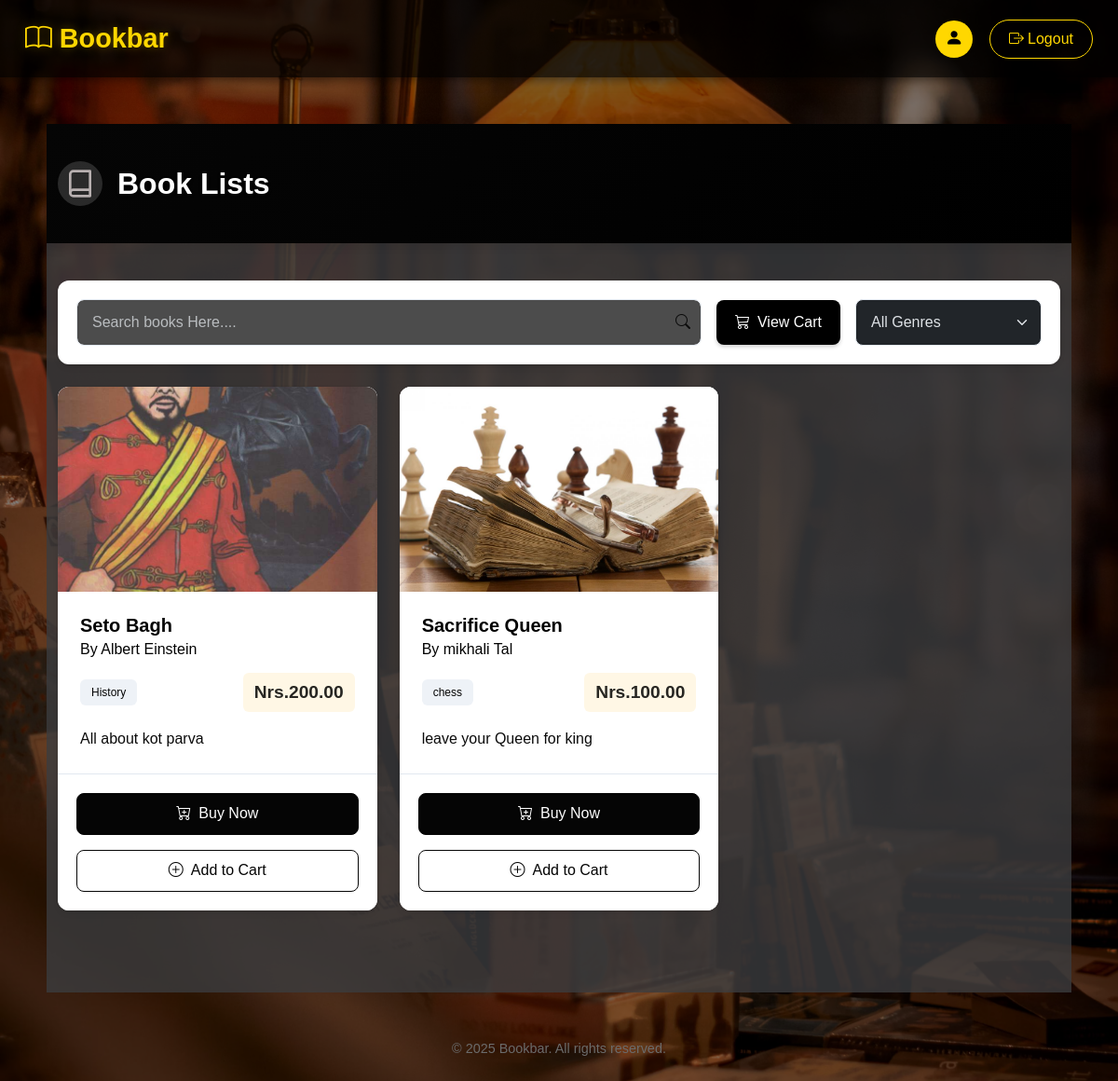
Page /product/book_list/ (signed in) on the committed database.
### product/models.py (models this page shows, shortened)
class Book(models.Model):
    Title= models.CharField(max_length=25)
    Author= models.ForeignKey(Author, on_delete=models.CASCADE)
    Descriptions= models.TextField()
    Genere= models.CharField(max_length=15)
    Price =models.DecimalField(max_digits=6 , decimal_places=2)
    Cover_Page= models.ImageField(upload_to='image/')

class Author(models.Model):
    Name= models.CharField(max_length=100)
    DOB= models.DateField(blank=True, null=True)
    Education= models.CharField(max_length=250)

### product/views.py (the view)
# urls.py: path('book_list/', views.book_list, name='book_list'),
@login_required
def book_list(request):
    book = Book.objects.all()
    return render(request,'book_list.html', {'book': book})

### product/templates/book_list.html (shortened to what this page needs)
{% extends 'base.html' %}
{% block content %}
<div class="book-list-container">
    <div class="header-section">
        <div class="container">
            <div class="d-flex justify-content-between align-items-center flex-wrap">
                <div class="header-title">
                    <div class="brand-logo">
                    </div>
                    <h1>Book Lists</h1>
                </div>
            </div>
        </div>
    </div>
    <div class="container main-content">
        {% if book %}
            <div class="book-filter-section mb-4">
                <div class="search-box">
                    <input type="text" id="bookSearch" class="form-control" placeholder="Search books Here....">
                    <i class="bi bi-search search-icon"></i>
                </div>
                {% if user.is_authenticated and not user.is_superuser %}
                <div class="view-cart-container">
                    <a href="{% url 'view_cart' %}" class="btn view-cart-btn">
                        <i class="bi bi-cart3 me-2"></i>View Cart
                    </a>
                </div>
                {% endif %}
                <div class="filter-options">
                    <select class="form-select" id="genreFilter">
                        <option value="">All Genres</option>
                    </select>
                </div>
            </div>
            <div class="row row-cols-1 row-cols-md-2 row-cols-lg-3 g-4 book-grid">
                {% for b in book %}
                    <div class="col book-item" data-title="{{ b.Title|lower }}" data-genre="{{ b.Genere|lower }}">
                        <div class="card h-100 book-card">
                            <div class="book-cover-container">
                                {% if b.Cover_Page %}
                                    <img src="{{ b.Cover_Page.url }}" class="card-img-top book-cover" alt="{{ b.Title }}">
                                {% else %}
                                    <div class="no-cover">
                                        <i class="bi bi-book"></i>
                                        <span>No Cover</span>
                                    </div>
                                {% endif %}
                            </div>
                            <div class="card-body">
                                <h5 class="card-title">{{ b.Title }}</h5>
                                <h6 class="card-subtitle mb-2 author-name">By {{ b.Author.Name }}</h6>
                                <div class="book-details">
                                    <span class="badge genre-badge">{{ b.Genere }}</span>
                                    <span class="price-tag">Nrs.{{ b.Price }}</span>
                                </div>
                                <p class="card-text description">{{ b.Descriptions }}</p>
                            </div>
                            <div class="card-footer">
                                {% if user.is_authenticated %}
                                    {% if user.is_superuser %}
                                        <div class="admin-actions">
                                            <a href="{% url 'update_book' b.id %}" class="btn btn-sm admin-edit-btn">
                                                <i class="bi bi-pencil me-1"></i>Edit
                                            </a>
                                            <a href="{% url 'delete_book' b.id %}" class="btn btn-sm admin-delete-btn">
                                                <i class="bi bi-trash me-1"></i>Delete
                                            </a>
                                        </div>
                                    {% else %}
                                        <div class="action-buttons">
                                            <a href="{% url 'buy_book' b.id %}" class="btn custom-btn-dark w-100 mb-2">
                                                <i class="bi bi-cart-plus me-2"></i>Buy Now
                                            </a>
                                            <a href="{% url 'add_to_cart' b.id %}" class="btn custom-btn-outline w-100">
                                                <i class="bi bi-plus-circle me-2"></i>Add to Cart
                                            </a>
                                        </div>
                                    {% endif %}
                                {% endif %}
                            </div>
                        </div>
                    </div>
                {% endfor %}
            </div>
        {% endif %}
    </div>
</div>
<div class="footer-section">
    <p>© 2025 Bookbar. All rights reserved.</p>
</div>
{% endblock %}

### product/templates/book_list.html (style rules this page uses)
:root { --primary-color: #050505; --primary-dark: #000000; --primary-light: #eef2f7; --accent-color: #272622; --text-dark: #030303; --text-light: #0b0b0b; --bg-light: #3b3d3fcb; --card-bg: #ffffff; --border-color: #e2e8f0; --danger: #e53e3e; --success: #38a169; --card-shadow: 0 4px 6px rgba(0, 0, 0, 0.05), 0 1px 3px rgba(0, 0, 0, 0.1); --hover-shadow: 0 10px 15px rgba(0, 0, 0, 0.1); }
.book-list-container { min-height: 100vh; background-color: var(--bg-light); color: var(--text-dark); }
.header-section { background: linear-gradient(135deg, var(--primary-color) 0%, var(--primary-dark) 100%); color: white; padding: 2.5rem 0; margin-bottom: 2.5rem; box-shadow: 0 4px 12px rgba(0, 0, 0, 0.1); }
.header-title { display: flex; align-items: center; }
.brand-logo { margin-right: 1rem; color: rgb(184, 176, 176); background: rgba(255, 255, 255, 0.15); border-radius: 50%; width: 48px; height: 48px; display: flex; align-items: center; justify-content: center; }
.header-title h1 { margin: 0; font-weight: 700; font-size: 2rem; text-shadow: 0 2px 4px rgba(0, 0, 0, 0.1); }
.main-content { padding-bottom: 3rem; }
.book-filter-section { display: flex; gap: 1rem; margin-bottom: 2.5rem; background-color: var(--card-bg); padding: 1.25rem; border-radius: 12px; box-shadow: var(--card-shadow); flex-wrap: wrap; align-items: center; }
.search-box { position: relative; flex: 1; min-width: 200px; }
.view-cart-container { display: flex; align-items: center; }
.view-cart-btn { white-space: nowrap; display: flex; align-items: center; padding: 0.75rem 1.25rem; font-weight: 500; border-radius: 8px; background-color: var(--primary-dark); color: white; border: none; box-shadow: 0 2px 4px rgba(0, 0, 0, 0.2); }
.form-control, .form-select { border: 1px solid var(--border-color); padding: 0.75rem 1rem; font-size: 1rem; border-radius: 8px; transition: all 0.3s ease; }
.search-icon { position: absolute; right: 12px; top: 50%; transform: translateY(-50%); color: var(--text-light); }
.filter-options { width: 200px; }
.book-grid { margin-bottom: 2.5rem; }
.book-card { transition: transform 0.3s ease, box-shadow 0.3s ease; border: none; border-radius: 12px; box-shadow: var(--card-shadow); overflow: hidden; background-color: var(--card-bg); }
.book-cover-container { height: 220px; overflow: hidden; display: flex; align-items: center; justify-content: center; background-color: var(--primary-light); }
.book-cover { width: 100%; height: 100%; object-fit: cover; transition: transform 0.5s ease; }
.card-body { padding: 1.5rem; }
.card-title { font-weight: 700; margin-bottom: 0.5rem; color: var(--text-dark); font-size: 1.25rem; }
.author-name { color: var(--text-dark); font-weight: 500; margin-bottom: 1rem; }
.book-details { display: flex; justify-content: space-between; align-items: center; margin: 1rem 0; }
.genre-badge { font-weight: 500; background-color: var(--primary-light); color: var(--primary-color); padding: 0.5rem 0.75rem; border-radius: 6px; }
.price-tag { font-weight: 700; color: var(--accent-color); font-size: 1.2rem; background-color: rgba(248, 180, 0, 0.1); padding: 0.4rem 0.75rem; border-radius: 6px; }
.description { color: var(--text-light); display: -webkit-box; -webkit-line-clamp: 3; -webkit-box-orient: vertical; overflow: hidden; text-overflow: ellipsis; line-height: 1.6; margin-top: 1rem; }
.card-footer { background-color: var(--card-bg); border-top: 1px solid var(--border-color); padding: 1.25rem; }
.action-buttons { display: flex; flex-direction: column; gap: 0.5rem; }
.custom-btn-dark { background-color: var(--primary-color); border-color: var(--primary-color); color: white; transition: all 0.3s ease; border-radius: 8px; padding: 0.6rem 1.25rem; font-weight: 500; }
.custom-btn-outline { color: var(--primary-color); border-color: var(--primary-color); background-color: transparent; transition: all 0.3s ease; border-radius: 8px; padding: 0.6rem 1.25rem; font-weight: 500; }
.footer-section { text-align: center; margin-top: 30px; padding: 20px 0; color: #6b6b6b; font-size: 0.9rem; }

### rows in the picture
Book: Cover_Page (picture), Title "Seto Bagh", Author.Name "Albert Einstein", Genere "History", Price "200.00", Descriptions "All about kot parva"
Book: Cover_Page (picture), Title "Sacrifice Queen", Author.Name "mikhali Tal", Genere "chess", Price "100.00", Descriptions "leave your Queen for king"
